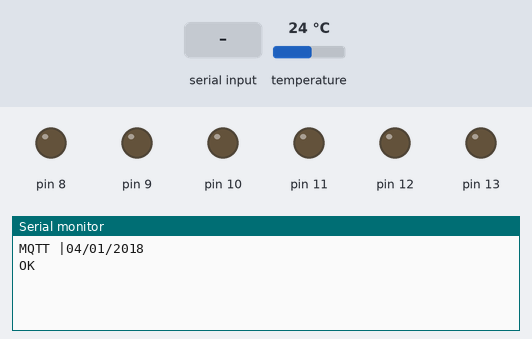
Recording of a sketch running on a simulated Arduino Uno, built with avr-gcc and run on an emulated ATmega328P. Shown: output pins drawn as LEDs (lit = HIGH), the last lines printed to the serial monitor. The inputs (shaded band) are chosen by the test bench; at power-on: temperature 24 °C. The modem accepts every AT command (registered, SIM ready, sends succeed) and sends nothing else.

Above: at 2.2 s.
2.3 s: "+SAPBR: 1,1" received over the second serial link
At 3.3 s:
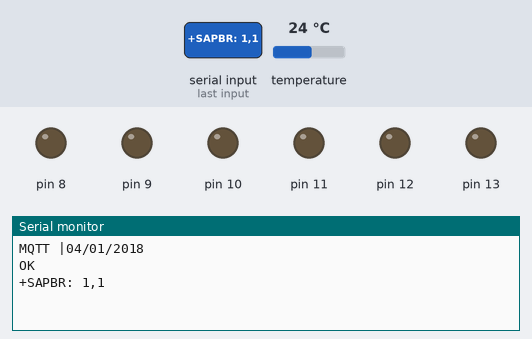
5.1 s: "+CME ERROR:" received over the second serial link
At 5.4 s:
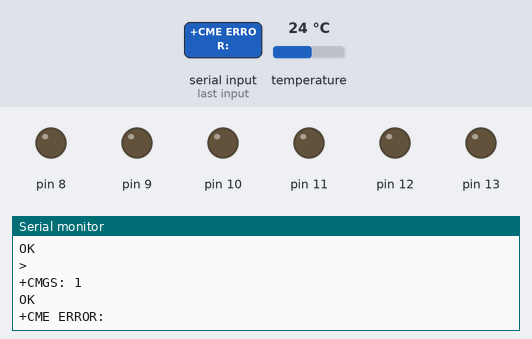
11.5 s: "C5/comandREL" received over the second serial link
At 12.7 s:
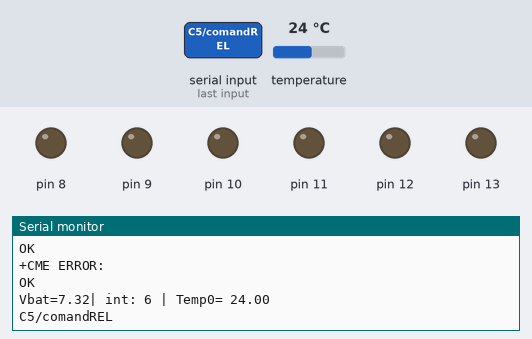

The sketch:

SendDataMQTT.ino
```cpp
#include <SoftwareSerial.h>
SoftwareSerial SIM800(7, 6);        // для новых плат начиная с версии RX,TX
#include <DallasTemperature.h>      // подключаем библиотеку чтения датчиков температуры
OneWire oneWire(4);                 // и настраиваем  пин 4 как шину подключения датчиков DS18B20
DallasTemperature sensors(&oneWire);
#define BAT_Pin      A0             // на батарею, через делитель напряжения 39кОм / 11 кОм
/*  ----------------------------------------- ИНДИВИДУАЛЬНЫЕ НАСТРОЙКИ !!!---------------------------------------------------------   */
String APN = "internet.mts.by";    // тчка доступа выхода в интернет вашего сотового оператора
String USER = "mts";               // имя выхода в интернет вашего сотового оператора
String PASS = "mts";               // пароль доступа выхода в интернет вашего сотового оператора
bool  broker = false;               // статус подклюлючения к брокеру
/*  ----------------------------------------- НАСТРОЙКИ MQTT брокера---------------------------------------------------------   */
const char MQTT_user[10] = "drive2ru";      // api.cloudmqtt.com > Details > User
const char MQTT_pass[15] = "martinhol221";  // api.cloudmqtt.com > Details > Password
const char MQTT_type[15] = "MQIsdp";        // тип протокола
const char MQTT_CID[15] = "CITROEN";        // уникальное имя устройства в сети MQTT
String MQTT_SERVER = "m23.cloudmqtt.com";   // api.cloudmqtt.com > Details > Server  сервер MQTT брокера
String PORT = "10077";                      // api.cloudmqtt.com > Details > Port    порт MQTT брокера
/*  ----------------------------------------- ДАЛЕЕ НЕ ТРОГАЕМ --------------------------------------------------------------------   */
String at = "";                    // строка хранения ответов модема в ASCII
float TempDS[11];                  // массив хранения температуры c рахных датчиков
float Vbat;                        // переменная хранящая напряжение бортовой сети
float m = 69.91;                   // делитель для перевода АЦП в вольты для резистров 39/11kOm
unsigned long Time1 = 0;
int k = 0;
int interval = 2;                  // интервал отправки данных на народмон сразу после загрузки
int inDS;
int Timer = 29;

void setup() {
  pinMode(8, OUTPUT);
  pinMode(9, OUTPUT);
  pinMode(10, OUTPUT);
  pinMode(11, OUTPUT);
  pinMode(12, OUTPUT);
  pinMode(13, OUTPUT);
  Serial.begin(9600);              //скорость порта
  SIM800.begin(9600);              //скорость связи с модемом
  Serial.println("MQTT |04/01/2018");
  delay (1000);
  SIM800.println("AT+CFUN=1,1");   // перезагрузка модема
             }


void loop() {
/*  --------------------------------------------------- АНАЛИЗИРУЕМ БУФЕР ВИРТУАЛЬНОГО ПОРТА МОДЕМА---------------------------------- */
  if (SIM800.available()) {                                               // если что-то пришло от SIM800 в SoftwareSerial Ардуино
    while (SIM800.available()) k = SIM800.read(),at += char(k),delay(1);  // набиваем в переменную at

  Serial.println(at);               // Возвращаем ответ можема в монитор порта в ACSII

   /*  -------------------------------------- проверяем соеденеиние с ИНТЕРНЕТ, конектимся к серверу------------------------------------------------------- */
          if (at.indexOf("AT+SAPBR=3,1, \"Contype\",\"GPRS\"\r\r\nOK") > -1 ) {SIM800.println("AT+SAPBR=3,1, \"APN\",\""+APN+"\""), delay (500);
   } else if (at.indexOf("AT+SAPBR=3,1, \"APN\",\""+APN+"\"\r\r\nOK") > -1 )  {SIM800.println("AT+SAPBR=1,1"), delay (1000); // устанавливаем соеденение
   } else if (at.indexOf("AT+SAPBR=1,1\r\r\nOK") > -1 )                       {SIM800.println("AT+SAPBR=2,1"), delay (1000); // проверяем статус соединения
   } else if (at.indexOf("+SAPBR: 1,1") > -1 )    {delay (200),  SIM800.println("AT+CIPSTART=\"TCP\",\""+MQTT_SERVER+"\",\""+PORT+"\""), delay (1000);
   } else if (at.indexOf("+CME ERROR:") > -1 )    {broker = false, delay (50), SIM800.println("AT+CFUN=1,1"), delay (1000), interval = 6 ;


   } else if (at.indexOf("C5/comandREL",4) > -1 )        {int stat = at.substring(at.indexOf("")+16, at.indexOf("")+17).toInt();
                                                         int  rel = at.substring(at.indexOf("")+17, at.indexOf("")+19).toInt();
                                                         digitalWrite(rel, stat);
   Serial.print ("Установка пина"), Serial.print (rel), Serial.print (" в состояние "), Serial.println (stat);


   } else if (at.indexOf("C5/comandRefresh",4) > -1 )    {// Serial.println ("Команда обнвления");
                                                          SIM800.println("AT+CIPSEND"), delay (200);
                                                          MQTT_FloatPub ("C5/ds0", TempDS[0],2);
                                                          MQTT_FloatPub ("C5/ds1", TempDS[1],2);
                                                          MQTT_FloatPub ("C5/vbat", Vbat,2);
                                                          MQTT_FloatPub ("C5/uptime", millis()/1000,0);
                                                          SIM800.write(0x1A);
                                                          interval = 6; // швырнуть данные на сервер и ждать 60 сек

   } else if (at.indexOf("CONNECT OK\r\n") > -1 ) MQTT_CONNECT (); // после соединения с сервером отправляем пакет авторизации, публикации и пдписки у брокера

     at = "";   }                                               // очищаем переменные

if (millis()> Time1 + 10000) Time1 = millis(), detection();               // выполняем функцию detection () каждые 10 сек

             }

void detection(){                                                        // условия проверяемые каждые 10 сек
    Vbat = analogRead(BAT_Pin);                                          // замеряем напряжение на батарее
    Vbat = Vbat / m ;                                                    // переводим попугаи в вольты
    Serial.print("Vbat="),Serial.print(Vbat);
    Serial.print("| int: "), Serial.print(interval);
    inDS = 0;
    sensors.requestTemperatures();          // читаем температуру с трех датчиков
    while (inDS < 10){
          TempDS[inDS] = sensors.getTempCByIndex(inDS);            // читаем температуру
      if (TempDS[inDS] == -127.00){
                                  TempDS[inDS]= 80;
                                  break; }                               // пока не доберемся до неподключенного датчика
              inDS++;}
    for (int i=0; i < inDS; i++) Serial.print(" | Temp"), Serial.print(i), Serial.print("= "), Serial.print(TempDS[i]);
    Serial.println (" ");

    if (Timer >0) Timer--;
    interval--;
    if (interval <1) { interval = 6;
        if (broker == true) { SIM800.println("AT+CIPSEND"), delay (200);
                              MQTT_FloatPub ("C5/ds0", TempDS[0],2);
                              MQTT_FloatPub ("C5/ds1", TempDS[1],2);
                              MQTT_FloatPub ("C5/vbat", Vbat,2);
                              MQTT_FloatPub ("C5/uptime", millis()/1000,0);
                              SIM800.write(0x1A);

    } else  SIM800.println ("AT+SAPBR=3,1, \"Contype\",\"GPRS\""), delay (200);    // подключаемся к GPRS
                     }
}


void  MQTT_FloatPub (const char topic[15], float val, int x) { // топик, переменная в float, количество знаков после запятой
           char st[10];
           dtostrf(val,0, x, st), MQTT_PUB (topic, st);      }


void MQTT_CONNECT () {
  SIM800.println("AT+CIPSEND"), delay (100);

  SIM800.write(0x10);                                // заголовок пакета на установку соединения
  SIM800.write(strlen(MQTT_type)+strlen(MQTT_CID)+strlen(MQTT_user)+strlen(MQTT_pass)+12);
  SIM800.write((byte)0);                             // 0x00
  SIM800.write(strlen(MQTT_type));                   // длинна типа протокола
  SIM800.write(MQTT_type);                           // тип протокола
  SIM800.write(0x03);                                // LVL
  SIM800.write(0xC2);                                // FL
  SIM800.write((byte)0);                             // 0x00
  SIM800.write(0x3C);                                // KA
  SIM800.write((byte)0);                             // 0x00
  SIM800.write(strlen(MQTT_CID));                    // длинна идентификатора устройства
  SIM800.write(MQTT_CID);                            // MQTT  идентификатор устройства
  SIM800.write((byte)0);                             // 0x00
  SIM800.write(strlen(MQTT_user));                   // длинна логина
  SIM800.write(MQTT_user);                           // логин
  SIM800.write((byte)0);                             // 0x00
  SIM800.write(strlen(MQTT_pass));                   // длинна пароля
  SIM800.write(MQTT_pass);                           // пароль

  MQTT_PUB ("C5/status", "Подключено");              // пакет публикации

  MQTT_SUB ("C5/comand");                            // пакет подписки
  MQTT_SUB ("C5/timer");                             // пакет подписки

  SIM800.write(0x1A),  broker = true;          // символ завершения и маркер
  }

void  MQTT_PUB (const char MQTT_topic[15], const char MQTT_messege[15]) {

  SIM800.write(0x30);                                // заголовок пакета на публикацию
  SIM800.write(strlen(MQTT_topic)+strlen(MQTT_messege)+2);
  SIM800.write((byte)0);                             // 0x00
  SIM800.write(strlen(MQTT_topic));                  // длинна топика
  SIM800.write(MQTT_topic);                          // топик
  SIM800.write(MQTT_messege);                        // сообщение
                     }


void  MQTT_SUB (const char MQTT_topic[15]) {

  SIM800.write(0x82);                               // заголовок пакета подписки на топик
  SIM800.write(strlen(MQTT_topic)+5);               // сумма пакета
  SIM800.write((byte)0);                            // 0x00
  SIM800.write(0x01);                               // PKTID
  SIM800.write((byte)0);                            // 0x00
  SIM800.write(strlen(MQTT_topic));                 // длинна топика
  SIM800.write(MQTT_topic);                         // топик
  SIM800.write((byte)0);                            // 0x00
                     }
```

Measured:
- after the input at 2.3 s, the serial monitor: prints a new line at once (image 1)
- after the input at 5.1 s, the serial monitor: prints a new line at once (image 2)
- after the input at 11.5 s, the serial monitor: prints a new line at once (image 3)
